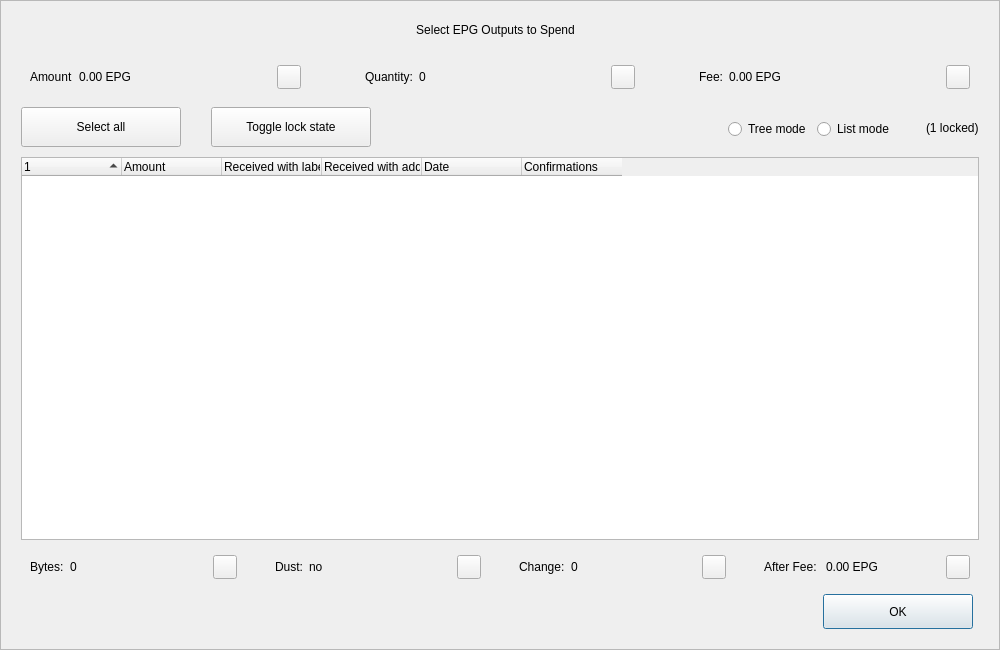
<?xml version="1.0" encoding="UTF-8"?>
<ui version="4.0">
 <class>CoinControlDialog</class>
 <widget class="QDialog" name="CoinControlDialog">
  <property name="geometry">
   <rect>
    <x>0</x>
    <y>0</y>
    <width>1000</width>
    <height>650</height>
   </rect>
  </property>
  <property name="minimumSize">
   <size>
    <width>950</width>
    <height>650</height>
   </size>
  </property>
  <property name="windowTitle">
   <string>Coin Selection</string>
  </property>
  <property name="styleSheet">
   <string notr="true"/>
  </property>
  <layout class="QVBoxLayout" name="verticalLayout">
   <property name="spacing">
    <number>0</number>
   </property>
   <property name="leftMargin">
    <number>0</number>
   </property>
   <property name="topMargin">
    <number>0</number>
   </property>
   <property name="rightMargin">
    <number>0</number>
   </property>
   <property name="bottomMargin">
    <number>0</number>
   </property>
   <item>
    <widget class="QFrame" name="frameContainer">
     <property name="toolTipDuration">
      <number>0</number>
     </property>
     <property name="frameShape">
      <enum>QFrame::StyledPanel</enum>
     </property>
     <property name="frameShadow">
      <enum>QFrame::Raised</enum>
     </property>
     <layout class="QVBoxLayout" name="verticalLayout_2">
      <property name="leftMargin">
       <number>0</number>
      </property>
      <property name="rightMargin">
       <number>0</number>
      </property>
      <property name="bottomMargin">
       <number>20</number>
      </property>
      <item>
       <layout class="QHBoxLayout" name="horizontalLayout_12">
        <property name="spacing">
         <number>0</number>
        </property>
        <property name="leftMargin">
         <number>20</number>
        </property>
        <property name="rightMargin">
         <number>30</number>
        </property>
        <item>
         <spacer name="horizontalSpacer_4">
          <property name="orientation">
           <enum>Qt::Horizontal</enum>
          </property>
          <property name="sizeHint" stdset="0">
           <size>
            <width>40</width>
            <height>20</height>
           </size>
          </property>
         </spacer>
        </item>
        <item>
         <widget class="QLabel" name="labelTitle">
          <property name="minimumSize">
           <size>
            <width>0</width>
            <height>40</height>
           </size>
          </property>
          <property name="maximumSize">
           <size>
            <width>16777215</width>
            <height>40</height>
           </size>
          </property>
          <property name="text">
           <string>Select EPG Outputs to Spend</string>
          </property>
          <property name="alignment">
           <set>Qt::AlignCenter</set>
          </property>
          <property name="margin">
           <number>7</number>
          </property>
         </widget>
        </item>
        <item>
         <spacer name="horizontalSpacer_5">
          <property name="orientation">
           <enum>Qt::Horizontal</enum>
          </property>
          <property name="sizeHint" stdset="0">
           <size>
            <width>40</width>
            <height>20</height>
           </size>
          </property>
         </spacer>
        </item>
       </layout>
      </item>
      <item>
       <layout class="QHBoxLayout" name="horizontalLayout_8">
        <property name="leftMargin">
         <number>20</number>
        </property>
        <property name="rightMargin">
         <number>20</number>
        </property>
        <item>
         <widget class="QWidget" name="layoutAmount" native="true">
          <layout class="QHBoxLayout" name="horizontalLayout_9" stretch="0,1,0">
           <item>
            <widget class="QLabel" name="labelCoinControlAmountText">
             <property name="text">
              <string>Amount</string>
             </property>
            </widget>
           </item>
           <item>
            <widget class="QLabel" name="labelCoinControlAmount">
             <property name="text">
              <string>0.00 EPG</string>
             </property>
            </widget>
           </item>
           <item alignment="Qt::AlignHCenter|Qt::AlignVCenter">
            <widget class="QPushButton" name="pushButtonAmount">
             <property name="minimumSize">
              <size>
               <width>0</width>
               <height>24</height>
              </size>
             </property>
             <property name="maximumSize">
              <size>
               <width>24</width>
               <height>26</height>
              </size>
             </property>
             <property name="focusPolicy">
              <enum>Qt::NoFocus</enum>
             </property>
             <property name="styleSheet">
              <string notr="true">padding-bottom:2px;
padding-right:4px;</string>
             </property>
             <property name="text">
              <string/>
             </property>
            </widget>
           </item>
          </layout>
         </widget>
        </item>
        <item>
         <spacer name="horizontalSpacer_2">
          <property name="orientation">
           <enum>Qt::Horizontal</enum>
          </property>
          <property name="sizeType">
           <enum>QSizePolicy::Fixed</enum>
          </property>
          <property name="sizeHint" stdset="0">
           <size>
            <width>40</width>
            <height>20</height>
           </size>
          </property>
         </spacer>
        </item>
        <item>
         <widget class="QWidget" name="layoutQuantity" native="true">
          <layout class="QHBoxLayout" name="horizontalLayout_10" stretch="0,1,0">
           <item>
            <widget class="QLabel" name="labelCoinControlQuantityText">
             <property name="text">
              <string>Quantity:</string>
             </property>
            </widget>
           </item>
           <item>
            <widget class="QLabel" name="labelCoinControlQuantity">
             <property name="text">
              <string>0</string>
             </property>
            </widget>
           </item>
           <item alignment="Qt::AlignHCenter|Qt::AlignVCenter">
            <widget class="QPushButton" name="pushButtonQuantity">
             <property name="minimumSize">
              <size>
               <width>0</width>
               <height>24</height>
              </size>
             </property>
             <property name="maximumSize">
              <size>
               <width>24</width>
               <height>26</height>
              </size>
             </property>
             <property name="focusPolicy">
              <enum>Qt::NoFocus</enum>
             </property>
             <property name="styleSheet">
              <string notr="true">padding-bottom:2px;
               padding-right:4px;</string>
             </property>
             <property name="text">
              <string/>
             </property>
            </widget>
           </item>
          </layout>
         </widget>
        </item>
        <item>
         <spacer name="horizontalSpacer_22">
          <property name="orientation">
           <enum>Qt::Horizontal</enum>
          </property>
          <property name="sizeType">
           <enum>QSizePolicy::Fixed</enum>
          </property>
          <property name="sizeHint" stdset="0">
           <size>
            <width>40</width>
            <height>20</height>
           </size>
          </property>
         </spacer>
        </item>
        <item>
         <widget class="QWidget" name="layoutFee" native="true">
          <layout class="QHBoxLayout" name="horizontalLayout_11" stretch="0,1,0">
           <item>
            <widget class="QLabel" name="labelCoinControlFeeText">
             <property name="text">
              <string>Fee:</string>
             </property>
            </widget>
           </item>
           <item>
            <widget class="QLabel" name="labelCoinControlFee">
             <property name="text">
              <string>0.00 EPG</string>
             </property>
            </widget>
           </item>
           <item alignment="Qt::AlignHCenter|Qt::AlignVCenter">
            <widget class="QPushButton" name="pushButtonFee">
             <property name="minimumSize">
              <size>
               <width>0</width>
               <height>24</height>
              </size>
             </property>
             <property name="maximumSize">
              <size>
               <width>24</width>
               <height>26</height>
              </size>
             </property>
             <property name="focusPolicy">
              <enum>Qt::NoFocus</enum>
             </property>
             <property name="styleSheet">
              <string notr="true">padding-bottom:2px;
               padding-right:4px;</string>
             </property>
             <property name="text">
              <string/>
             </property>
            </widget>
           </item>
          </layout>
         </widget>
        </item>
       </layout>
      </item>
      <item>
       <widget class="QFrame" name="frame">
        <property name="minimumSize">
         <size>
          <width>0</width>
          <height>40</height>
         </size>
        </property>
        <property name="styleSheet">
         <string notr="true">#frame {
	border:0;
}</string>
        </property>
        <property name="frameShape">
         <enum>QFrame::StyledPanel</enum>
        </property>
        <property name="frameShadow">
         <enum>QFrame::Sunken</enum>
        </property>
        <layout class="QHBoxLayout" name="horizontalLayout">
         <property name="spacing">
          <number>0</number>
         </property>
         <property name="leftMargin">
          <number>20</number>
         </property>
         <property name="topMargin">
          <number>0</number>
         </property>
         <property name="rightMargin">
          <number>20</number>
         </property>
         <property name="bottomMargin">
          <number>0</number>
         </property>
         <item>
          <layout class="QHBoxLayout" name="horizontalLayoutPanel" stretch="0,0,0,0,0,0">
           <property name="spacing">
            <number>20</number>
           </property>
           <item>
            <widget class="QPushButton" name="pushButtonSelectAll">
             <property name="sizePolicy">
              <sizepolicy hsizetype="Maximum" vsizetype="Fixed">
               <horstretch>0</horstretch>
               <verstretch>0</verstretch>
              </sizepolicy>
             </property>
             <property name="minimumSize">
              <size>
               <width>160</width>
               <height>40</height>
              </size>
             </property>
             <property name="maximumSize">
              <size>
               <width>16777215</width>
               <height>40</height>
              </size>
             </property>
             <property name="text">
              <string>Select all</string>
             </property>
             <property name="checkable">
              <bool>true</bool>
             </property>
             <property name="checked">
              <bool>false</bool>
             </property>
             <property name="autoExclusive">
              <bool>false</bool>
             </property>
             <property name="autoDefault">
              <bool>false</bool>
             </property>
            </widget>
           </item>
           <item>
            <spacer name="horizontalSpacer_6">
             <property name="orientation">
              <enum>Qt::Horizontal</enum>
             </property>
             <property name="sizeType">
              <enum>QSizePolicy::Fixed</enum>
             </property>
             <property name="sizeHint" stdset="0">
              <size>
               <width>10</width>
               <height>20</height>
              </size>
             </property>
            </spacer>
           </item>
           <item>
            <widget class="QPushButton" name="pushButtonToggleLock">
             <property name="sizePolicy">
              <sizepolicy hsizetype="Maximum" vsizetype="Fixed">
               <horstretch>0</horstretch>
               <verstretch>0</verstretch>
              </sizepolicy>
             </property>
             <property name="minimumSize">
              <size>
               <width>160</width>
               <height>40</height>
              </size>
             </property>
             <property name="maximumSize">
              <size>
               <width>16777215</width>
               <height>40</height>
              </size>
             </property>
             <property name="text">
              <string>Toggle lock state</string>
             </property>
             <property name="checkable">
              <bool>true</bool>
             </property>
             <property name="autoExclusive">
              <bool>false</bool>
             </property>
             <property name="autoDefault">
              <bool>false</bool>
             </property>
            </widget>
           </item>
           <item>
            <spacer name="horizontalSpacer_7">
             <property name="orientation">
              <enum>Qt::Horizontal</enum>
             </property>
             <property name="sizeType">
              <enum>QSizePolicy::Expanding</enum>
             </property>
             <property name="sizeHint" stdset="0">
              <size>
               <width>30</width>
               <height>20</height>
              </size>
             </property>
            </spacer>
           </item>
           <item alignment="Qt::AlignRight">
            <widget class="QGroupBox" name="groupBox_2">
             <property name="styleSheet">
              <string notr="true">#groupBox_2 {
    background-color:transparent;
    border-radius:0;
}</string>
             </property>
             <property name="title">
              <string/>
             </property>
             <layout class="QHBoxLayout" name="horizontalLayout_14">
              <item>
               <widget class="QRadioButton" name="radioTreeMode">
                <property name="sizePolicy">
                 <sizepolicy hsizetype="Maximum" vsizetype="Fixed">
                  <horstretch>0</horstretch>
                  <verstretch>0</verstretch>
                 </sizepolicy>
                </property>
                <property name="text">
                 <string>Tree mode</string>
                </property>
               </widget>
              </item>
              <item>
               <widget class="QRadioButton" name="radioListMode">
                <property name="sizePolicy">
                 <sizepolicy hsizetype="Maximum" vsizetype="Fixed">
                  <horstretch>0</horstretch>
                  <verstretch>0</verstretch>
                 </sizepolicy>
                </property>
                <property name="text">
                 <string>List mode</string>
                </property>
                <property name="checked">
                 <bool>false</bool>
                </property>
               </widget>
              </item>
             </layout>
            </widget>
           </item>
           <item>
            <widget class="QLabel" name="labelLocked">
             <property name="text">
              <string>(1 locked)</string>
             </property>
            </widget>
           </item>
          </layout>
         </item>
        </layout>
       </widget>
      </item>
      <item>
       <layout class="QHBoxLayout" name="horizontalLayout_13">
        <property name="leftMargin">
         <number>20</number>
        </property>
        <property name="rightMargin">
         <number>20</number>
        </property>
        <item>
         <widget class="CoinControlTreeWidget" name="treeWidget">
          <property name="contextMenuPolicy">
           <enum>Qt::CustomContextMenu</enum>
          </property>
          <property name="styleSheet">
           <string notr="true"/>
          </property>
          <property name="sortingEnabled">
           <bool>false</bool>
          </property>
          <property name="columnCount">
           <number>6</number>
          </property>
          <attribute name="headerShowSortIndicator" stdset="0">
           <bool>true</bool>
          </attribute>
          <attribute name="headerStretchLastSection">
           <bool>false</bool>
          </attribute>
          <column>
           <property name="text">
            <string/>
           </property>
          </column>
          <column>
           <property name="text">
            <string>Amount</string>
           </property>
          </column>
          <column>
           <property name="text">
            <string>Received with label</string>
           </property>
          </column>
          <column>
           <property name="text">
            <string>Received with address</string>
           </property>
          </column>
          <column>
           <property name="text">
            <string>Date</string>
           </property>
          </column>
          <column>
           <property name="text">
            <string>Confirmations</string>
           </property>
           <property name="toolTip">
            <string>Confirmed</string>
           </property>
          </column>
         </widget>
        </item>
       </layout>
      </item>
      <item>
       <layout class="QHBoxLayout" name="horizontalLayout_3">
        <property name="spacing">
         <number>20</number>
        </property>
        <property name="leftMargin">
         <number>20</number>
        </property>
        <property name="rightMargin">
         <number>20</number>
        </property>
        <item>
         <widget class="QWidget" name="layoutBytes" native="true">
          <layout class="QHBoxLayout" name="horizontalLayout_4" stretch="0,1,0">
           <item>
            <widget class="QLabel" name="labelCoinControlBytesText">
             <property name="text">
              <string>Bytes:</string>
             </property>
            </widget>
           </item>
           <item>
            <widget class="QLabel" name="labelCoinControlBytes">
             <property name="text">
              <string>0</string>
             </property>
            </widget>
           </item>
           <item alignment="Qt::AlignHCenter|Qt::AlignVCenter">
            <widget class="QPushButton" name="pushButtonBytes">
             <property name="minimumSize">
              <size>
               <width>0</width>
               <height>24</height>
              </size>
             </property>
             <property name="maximumSize">
              <size>
               <width>24</width>
               <height>26</height>
              </size>
             </property>
             <property name="focusPolicy">
              <enum>Qt::NoFocus</enum>
             </property>
             <property name="styleSheet">
              <string notr="true">padding-bottom:2px;
               padding-right:4px;</string>
             </property>
             <property name="text">
              <string/>
             </property>
            </widget>
           </item>
          </layout>
         </widget>
        </item>
        <item>
         <widget class="QWidget" name="layoutDust" native="true">
          <layout class="QHBoxLayout" name="horizontalLayout_5" stretch="0,1,0">
           <item>
            <widget class="QLabel" name="labelCoinControlLowOutputText">
             <property name="text">
              <string>Dust:</string>
             </property>
            </widget>
           </item>
           <item>
            <widget class="QLabel" name="labelCoinControlLowOutput">
             <property name="text">
              <string>no</string>
             </property>
            </widget>
           </item>
           <item alignment="Qt::AlignHCenter|Qt::AlignVCenter">
            <widget class="QPushButton" name="pushButtonDust">
             <property name="minimumSize">
              <size>
               <width>0</width>
               <height>24</height>
              </size>
             </property>
             <property name="maximumSize">
              <size>
               <width>24</width>
               <height>26</height>
              </size>
             </property>
             <property name="focusPolicy">
              <enum>Qt::NoFocus</enum>
             </property>
             <property name="styleSheet">
              <string notr="true">padding-bottom:2px;
               padding-right:4px;</string>
             </property>
             <property name="text">
              <string/>
             </property>
            </widget>
           </item>
          </layout>
         </widget>
        </item>
        <item>
         <widget class="QWidget" name="layoutChange" native="true">
          <layout class="QHBoxLayout" name="horizontalLayout_6" stretch="0,1,0">
           <item>
            <widget class="QLabel" name="labelCoinControlChangeText">
             <property name="text">
              <string>Change:</string>
             </property>
            </widget>
           </item>
           <item>
            <widget class="QLabel" name="labelCoinControlChange">
             <property name="text">
              <string>0</string>
             </property>
            </widget>
           </item>
           <item alignment="Qt::AlignHCenter|Qt::AlignVCenter">
            <widget class="QPushButton" name="pushButtonChange">
             <property name="minimumSize">
              <size>
               <width>0</width>
               <height>24</height>
              </size>
             </property>
             <property name="maximumSize">
              <size>
               <width>24</width>
               <height>26</height>
              </size>
             </property>
             <property name="focusPolicy">
              <enum>Qt::NoFocus</enum>
             </property>
             <property name="styleSheet">
              <string notr="true">padding-bottom:2px;
               padding-right:4px;</string>
             </property>
             <property name="text">
              <string/>
             </property>
            </widget>
           </item>
          </layout>
         </widget>
        </item>
        <item>
         <widget class="QWidget" name="layoutAfter" native="true">
          <layout class="QHBoxLayout" name="horizontalLayout_7" stretch="0,1,0">
           <item>
            <widget class="QLabel" name="labelCoinControlAfterFeeText">
             <property name="text">
              <string>After Fee: </string>
             </property>
            </widget>
           </item>
           <item>
            <widget class="QLabel" name="labelCoinControlAfterFee">
             <property name="text">
              <string>0.00 EPG</string>
             </property>
            </widget>
           </item>
           <item alignment="Qt::AlignHCenter|Qt::AlignVCenter">
            <widget class="QPushButton" name="pushButtonAlterFee">
             <property name="minimumSize">
              <size>
               <width>0</width>
               <height>24</height>
              </size>
             </property>
             <property name="maximumSize">
              <size>
               <width>24</width>
               <height>26</height>
              </size>
             </property>
             <property name="focusPolicy">
              <enum>Qt::NoFocus</enum>
             </property>
             <property name="styleSheet">
              <string notr="true">padding-bottom:2px;
               padding-right:4px;</string>
             </property>
             <property name="text">
              <string/>
             </property>
            </widget>
           </item>
          </layout>
         </widget>
        </item>
       </layout>
      </item>
      <item>
       <layout class="QHBoxLayout" name="horizontalLayout_2">
        <property name="spacing">
         <number>0</number>
        </property>
        <property name="leftMargin">
         <number>20</number>
        </property>
        <property name="rightMargin">
         <number>26</number>
        </property>
        <item>
         <spacer name="horizontalSpacer_3">
          <property name="orientation">
           <enum>Qt::Horizontal</enum>
          </property>
          <property name="sizeHint" stdset="0">
           <size>
            <width>558</width>
            <height>20</height>
           </size>
          </property>
         </spacer>
        </item>
        <item>
         <widget class="QPushButton" name="pushButtonOk">
          <property name="minimumSize">
           <size>
            <width>150</width>
            <height>35</height>
           </size>
          </property>
          <property name="text">
           <string>OK</string>
          </property>
         </widget>
        </item>
       </layout>
      </item>
     </layout>
    </widget>
   </item>
  </layout>
 </widget>
 <customwidgets>
  <customwidget>
   <class>CoinControlTreeWidget</class>
   <extends>QTreeWidget</extends>
   <header>coincontroltreewidget.h</header>
  </customwidget>
 </customwidgets>
 <resources/>
 <connections/>
</ui>
